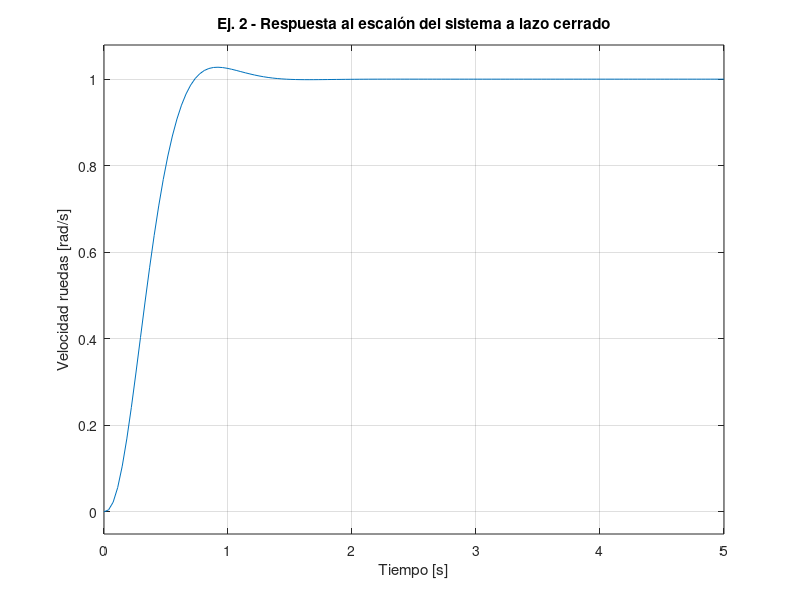
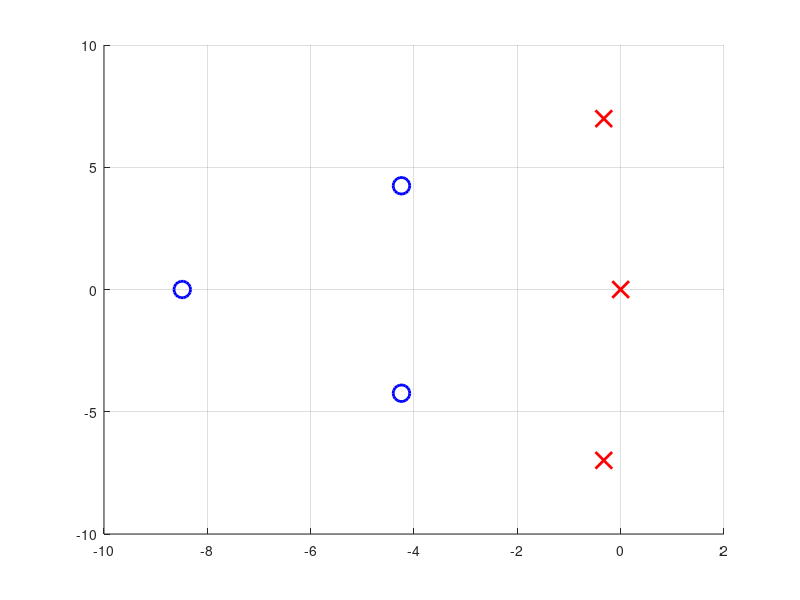

Reproduce these figures in MATLAB, in order. (Note: this script raises an error after producing the figures.)
%% Ejercicio 2 - Sistema de transmisión - Ubicación de polos por Ackermann
clear; clc; close all;

%% Parámetros del modelo
Jc = 6250;      % [kgm^2] Chassis inertia
Jf = 0.625;     % [kgm^2] Engine flywheel inertia
ds = 1000;      % [Nms/rad] Driveshaft damping coefficient
cs = 75000;     % [Nm/rad] Driveshaft spring coefficient
i_gear = 57;    % [-] Gear ratio

%% Matrices del sistema
% x = [x1; x2; x3] = [vel_motor; vel_ruedas; torque_transmision]
A = [-ds/(Jf*i_gear^2),  ds/(Jf*i_gear),  -cs/(Jf*i_gear);
      ds/(Jc*i_gear),   -ds/Jc,            cs/Jc;
      1/i_gear,          -1,                0];

Bu = [1/Jf; 0; 0];

Bd = [0; -1/Jc; 0];

Cp = [0, 1, 0];  % Salida: velocidad en las ruedas (x2)
Dp = 0;

fprintf('Matriz A:\n');
disp(A);
fprintf('Matriz Bu:\n');
disp(Bu);

%% a) Polos deseados
wn = 6;
zeta = 1/sqrt(2);

% Dos polos del polinomio de 2do orden
s12 = roots([1, 2*zeta*wn, wn^2]);
% Tercer polo: 2 veces más rápido
s3 = -2*zeta*wn;

polos_deseados = [s12(1); s12(2); s3];
fprintf('Polos deseados:\n');
fprintf('  s1 = %.4f + j%.4f\n', real(polos_deseados(1)), imag(polos_deseados(1)));
fprintf('  s2 = %.4f + j%.4f\n', real(polos_deseados(2)), imag(polos_deseados(2)));
fprintf('  s3 = %.4f\n', s3);

%% Verificar controlabilidad
Wr = ctrb(A, Bu);
rango = rank(Wr);
n = size(A, 1);
fprintf('\nRango de Wr = %d, n = %d\n', rango, n);
if rango == n
    fprintf('El sistema ES controlable.\n');
else
    fprintf('El sistema NO es controlable.\n');
end

%% b) Ganancia K por Ackermann (usando place)
K = place(A, Bu, polos_deseados);
% También se puede usar acker:
% K = acker(A, Bu, polos_deseados);

fprintf('\nb) Matriz K de realimentación:\n');
fprintf('  K = [%.6f, %.6f, %.6f]\n', K(1), K(2), K(3));

%% c) Ganancia de referencia kr
% kr = -(Cp * (A - Bu*K)^(-1) * Bu)^(-1)
Acl = A - Bu*K;
%kr = -(Cp * (Acl \ Bu))^(-1);
kr = -inv(Cp * inv(A - Bu*K) * Bu);

fprintf('\nc) Ganancia de referencia:\n');
fprintf('  kr = %.6f\n', kr);

%% d) Autovalores a lazo cerrado
eig_cl = eig(Acl);
fprintf('\nd) Autovalores del sistema a lazo cerrado:\n');
for ii = 1:length(eig_cl)
    if imag(eig_cl(ii)) ~= 0
        fprintf('  s%d = %.4f + j%.4f\n', ii, real(eig_cl(ii)), imag(eig_cl(ii)));
    else
        fprintf('  s%d = %.4f\n', ii, real(eig_cl(ii)));
    end
end

%% Verificación: respuesta al escalón del sistema a lazo cerrado
sys_cl = ss(Acl, Bu*kr, Cp, Dp);

figure('Color','w');
step(sys_cl, 5);
title('Ej. 2 - Respuesta al escalón del sistema a lazo cerrado');
xlabel('Tiempo [s]'); ylabel('Velocidad ruedas [rad/s]');
grid on;

%% Mapa de polos
figure('Color','w');
hold on; grid on;
plot(real(eig(A)), imag(eig(A)), 'rx', 'MarkerSize', 12, 'LineWidth', 2);
plot(real(eig_cl), imag(eig_cl), 'bo', 'MarkerSize', 12, 'LineWidth', 2);
xline(0, 'k--'); yline(0, 'k--');
xlabel('Real'); ylabel('Imaginario');
title('Polos: lazo abierto (x) vs lazo cerrado (o)');
legend('Lazo abierto', 'Lazo cerrado');
